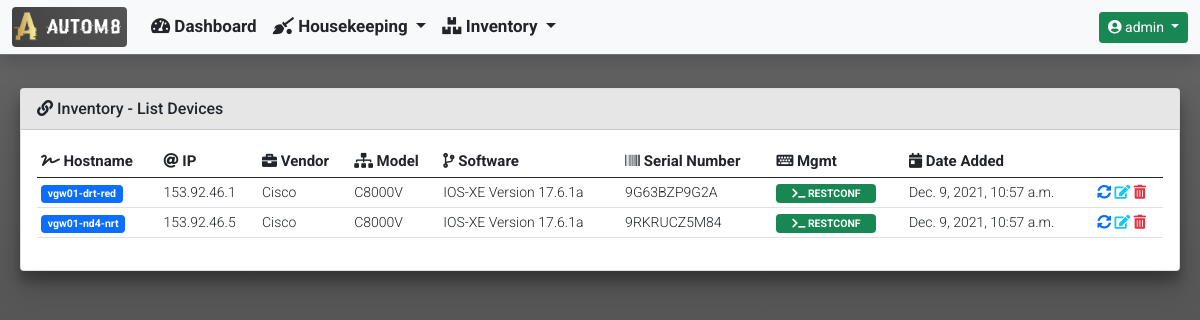
Screenshot of /inventory/device_inventory_list/ (signed in) with the database file from the repository.
### inventory/models.py (models this page shows)
class Device(models.Model):
    hostname = models.CharField(unique=True, max_length=255)
    mgmt_ip = models.GenericIPAddressField(unique=True, max_length=12)
    username = models.CharField(blank=True, null=True, max_length=255)
    password = models.CharField(blank=True, null=True, max_length=255)
    software_version = models.CharField(blank=True, null=True, max_length=255)
    serial_number = models.CharField(blank=True, null=True, max_length=255)
    vendor = models.CharField(max_length=255)
    description = models.CharField(blank=True, null=True, max_length=255)
    hardware_model = models.CharField(blank=True, null=True, max_length=255)
    rest_conf_enabled = models.BooleanField(blank=True, null=True)
    device_uptime = models.CharField(blank=True, null=True, max_length=255)
    last_polled = models.DateTimeField(blank=True, null=True)
    date_added = models.DateTimeField(default=timezone.now())

### inventory/views.py (the view)
def device_inventory_list(request):
    list_of_devices = Device.objects.all()
    context = {
        'title': 'Inventory - List Devices',
        'card_header': 'Inventory - List Devices',
        'data': list_of_devices,
    }
    return render(request, 'inventory/device_inventory_list.html', context)

### templates/inventory/device_inventory_list.html (shortened to what this page needs)
{% extends "base_template/base.html"%}
{% block content %}
{% if data %}
<div class="table-responsive rounded">
    <table id="device_inventory" class="table table-hover table-sm" style="width:100%">
        <thead>
            <tr>
                <th><i class="fas fa-signature"></i> Hostname</th>
                <th><i class="fas fa-at"></i> IP</th>
                <th><i class="fas fa-briefcase"></i> Vendor</th>
                <th><i class="fas fa-sitemap"></i> Model</th>
                <th><i class="fas fa-code-branch"></i> Software</th>
                <th><i class="fas fa-barcode"></i> Serial Number</th>
                <th><i class="fas fa-keyboard"></i> Mgmt</th>
                <th><i class="fas fa-calendar-day"></i> Date Added</th>
                <th></th>
            </tr>
        </thead>
        <tbody>
            {% for device in data %}
            <tr>
                <td>
                    <a class="badge bg-primary text-decoration-none" href="{% url 'inventory:device_detailed_information' device.id %}" onclick="spinner_toggle_on();">
                    {{ device.hostname }}
                </a>
                </td>
                <td>{{ device.mgmt_ip }}</td>
                <td>{{ device.vendor }}</td>
                <td>{{ device.hardware_model }}</td>
                <td>{{ device.software_version }}</td>
                <td>{{ device.serial_number }}</td>
                {% if device.rest_conf_enabled %}
                <td>
                    <badge class="badge bg-success" style="width:100px">
                        <i class="fas fa-terminal"></i> RESTCONF
                    </badge>
                </td>
                {% else %}
                <td>
                    <badge class="badge bg-secondary" style="width:100px">
                        <i class="fas fa-terminal"></i> SSH
                    </badge>
                </td>
                {% endif %}
                <td>{{ device.date_added }}</td>
                <td>
                    <a class="text-decoration-none" href="{% url 'inventory:device_force_rediscovery' device.id %}" data-bs-toggle="tooltip" title="Rediscover">
                        <i class="fas fa-sync-alt"></i>
                    </a>
                    <a class="text-decoration-none" href="{% url 'inventory:device_inventory_edit' device.id %}" data-bs-toggle="tooltip" title="Edit">
                        <i class="fas fa-edit text-info"></i>
                    </a>
                    <a class="text-decoration-none" href="{% url 'inventory:device_inventory_delete' device.id %}" data-bs-toggle="tooltip" title="Delete">
                        <i class="fas fa-trash-alt text-danger"></i>
                    </a>
                </td>
            </tr>
            {% endfor %}
        </tbody>
    </table>
</div>
{% else %}
<h5 class="my-5 fw-bold text-center">No devices are currently present in the database...</h5>
{% endif %}
{% endblock %}

### templates/navbar/navbar.html (shortened to what this page needs)
{% load static %}
{% if user.is_authenticated %}
<nav class="navbar navbar-expand-md navbar-light bg-light fixed-top border-bottom border-secondary shadow">
  <div class="container-fluid">
    <a class="navbar-brand" href="#">
      <img class="rounded" src="{% static 'images/logos/portal_logo.png' %}" width="115" height="40">
    </a>
    <div class="collapse navbar-collapse" id="navbarCollapse">
      <ul class="navbar-nav me-auto mb-2 mb-md-0">
        <li class="nav-item">
          <a class="nav-link text-dark" href="{% url 'dashboard:dashboard' %}">
            <i class="fas fa-tachometer-alt"></i>
            Dashboard
          </a>
        </li>
        <li class="nav-item dropdown">
          <a class="nav-link dropdown-toggle text-dark" href="#" id="InventoryDropdown" role="button"
            data-bs-toggle="dropdown" aria-expanded="false">
            <i class="fas fa-quidditch"></i>
            Housekeeping
          </a>
        </li>
        <li class="nav-item dropdown">
          <a class="nav-link dropdown-toggle text-dark" href="#" id="InventoryDropdown" role="button"
            data-bs-toggle="dropdown" aria-expanded="false">
            <i class="fas fa-boxes"></i>
            Inventory
          </a>
        </li>
      </ul>
      <div class="dropdown">
        <a class="btn btn-sm btn-success dropdown-toggle" href="#" role="button" id="UserProfileDropdown"
          data-bs-toggle="dropdown" aria-expanded="false">
          <i class="fas fa-user-circle"></i>
          {{ user.username }}
        </a>
      </div>
    </div>
  </div>
</nav>
{% endif %}

### static/css/custom.css (style rules this page uses)
nav { font-family: 'Roboto', sans-serif; font-weight: 700; font-size: 17px; height: 55px; top: 0; }
body { font-family: 'Roboto', sans-serif; font-weight: 400; font-size: 14px; overflow-y: scroll; min-height: 70rem; padding-top: 5rem; height: 100%; background: linear-gradient(to top, #e6e6e6, #4b4b4b, #656565) }
th { font-family: 'Roboto', sans-serif; font-weight: 700; font-size: 15px; }
td { font-family: 'Roboto', sans-serif; font-weight: 300; font-size: 14px; }

### rows the page displays
Device: hostname "vgw01-drt-red", mgmt_ip "153.92.46.1", vendor "Cisco", hardware_model "C8000V", software_version "IOS-XE Version 17.6.1a", serial_number "9G63BZP9G2A", rest_conf_enabled True (drawn), date_added "Dec. 9, 2021, 10:57 a.m."
Device: hostname "vgw01-nd4-nrt", mgmt_ip "153.92.46.5", vendor "Cisco", hardware_model "C8000V", software_version "IOS-XE Version 17.6.1a", serial_number "9RKRUCZ5M84", rest_conf_enabled True (drawn), date_added "Dec. 9, 2021, 10:57 a.m."

### other values shown
{{ user.username }} "admin"
{{ card_header }} "Inventory - List Devices"
